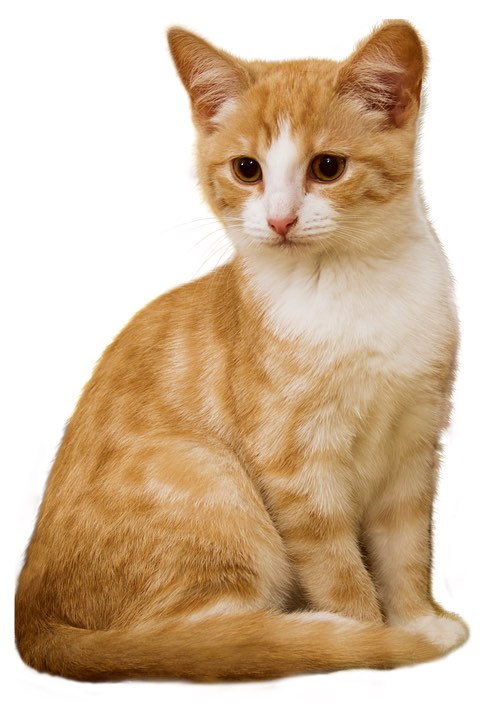
//> input picture 第一部分-快速上手OpenCV/chapter01-邂逅OpenCV/cat.jpg, 498 x 720 px
$ ./WarpAffineExample   (built with g++ and OpenCV 4)
//> lines starting //> are read from the running program, lines starting //| are printed output that depends on the picture
#include <iostream>
#include <vector>
#include <opencv2/opencv.hpp>
#include <opencv2/highgui/highgui.hpp>
#include <opencv2/imgproc/imgproc.hpp>

using namespace std;
using namespace cv;

#define WINDOW_NAME1 "[原始图窗口]"       // 为窗口标题定义的宏
#define WINDOW_NAME2 "[经过Warp后的图像]" // 为窗口标题定义的宏
#define WINDOW_NAME3 "[经过Warp和Retate后的图像]" // 为窗口标题定义的宏;

int main(int argc, char** argv) {

    // 定义两组点, 代表两个三角形
    Point2f srcTriangle[3];
    Point2f dstTriangle[3];

    // 定义一些Mat变量
    Mat rotMat(2, 3, CV_32FC1);
    Mat warpMat(2, 3, CV_32FC1);
    Mat srcImage, dstImage_warp, dstImage_warp_rotate;

    // 加载源图像并做一些初始化
    srcImage = imread("cat.jpg", 1);
//> srcImage is the input picture: 720 rows x 498 cols, CV_8UC3; mean B, G, R 162.6, 189.2, 213.4
    if (!srcImage.data) {
        printf("读取图片错误, 请确定目录下是否有imread函数指定的图片存在~! \n");
        return false;
    }

    // 设置目标图像的大小和类型与源图像一致
    dstImage_warp = Mat::zeros(srcImage.rows, srcImage.cols, srcImage.type());

    // 设置源图像和目标图像上的三点以计算仿射变换
    srcTriangle[0] = Point2f(0, 0);
    srcTriangle[1] = Point2f(static_cast<float>(srcImage.cols - 1), 0);
    srcTriangle[2] = Point2f(0, static_cast<float>(srcImage.rows - 1));

    dstTriangle[0] = Point2f(static_cast<float>(srcImage.cols*0.0), static_cast<float>(srcImage.rows*0.33));
    dstTriangle[1] = Point2f(static_cast<float>(srcImage.cols*0.65), static_cast<float>(srcImage.rows*0.35));
    dstTriangle[2] = Point2f(static_cast<float>(srcImage.cols*0.15), static_cast<float>(srcImage.rows*0.6));

    // 求得仿射变换
    warpMat = getAffineTransform(srcTriangle, dstTriangle);

    // 对源图像应用刚刚求得的仿射变换
    warpAffine(srcImage, dstImage_warp, warpMat, dstImage_warp.size());
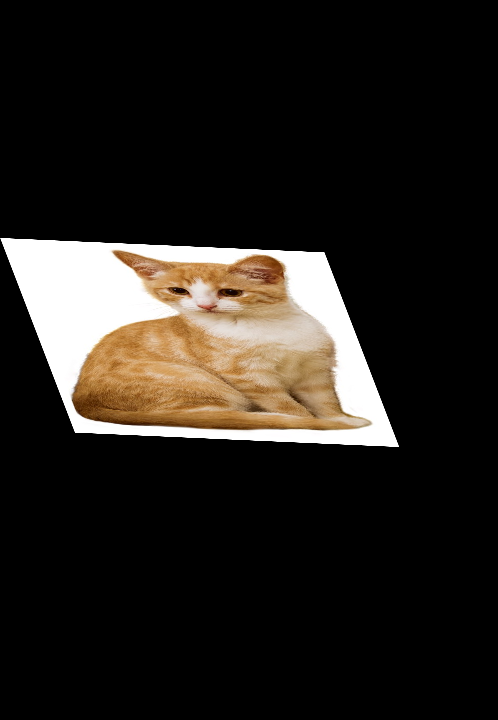
//> dstImage_warp: 720 rows x 498 cols, CV_8UC3; mean B, G, R 28.1, 32.8, 36.9
    // imshow("dstImage_warp图像", dstImage_warp);

    // waitKey(0);
    // 对图像进行缩放后再旋转
    // 计算绕图像中点顺时针旋转50度缩放因子为0.6的旋转矩阵
    Point center = Point(dstImage_warp.cols/2, dstImage_warp.rows/2);
//> center = Point(249, 360)
    double angle = -30.0;
    double scale = 0.8;

    // 通过上面的旋转细节信息求得旋转矩阵
    rotMat = getRotationMatrix2D(center, angle, scale);

    // 旋转已缩放的图像
    warpAffine(dstImage_warp, dstImage_warp_rotate, rotMat, dstImage_warp.size());
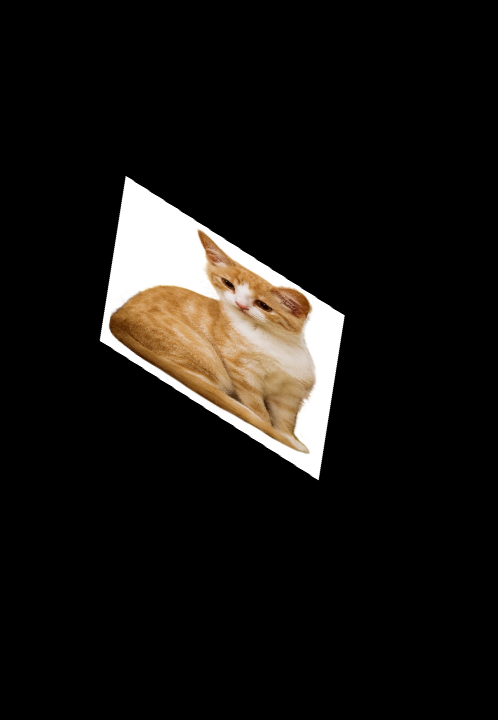
//> dstImage_warp_rotate: 720 rows x 498 cols, CV_8UC3; mean B, G, R 18, 21, 23.6

    // 显示结果
    imshow(WINDOW_NAME1, srcImage);
    imshow(WINDOW_NAME2, dstImage_warp);
    imshow(WINDOW_NAME3, dstImage_warp_rotate);

    waitKey(0);


    return 0;

}
